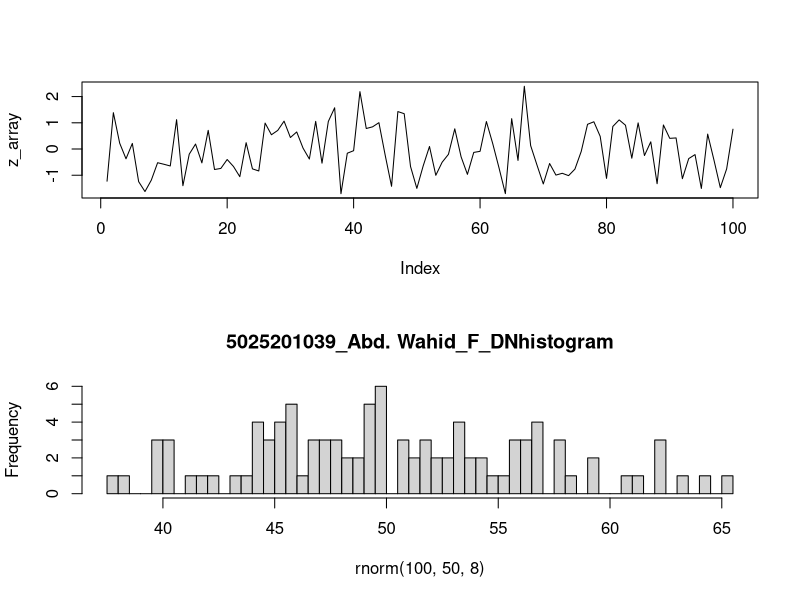

This chart was generated by the following R code:
#6a
x1 = 0
x2 = 0
n = 100
m = 50
sd = 8

par(mfrow = c(2,1))
data = rnorm(n=n, mean=m, sd=sd)
z_array = c()

for (d in data)
{
  z = (d - m)/sd
  z_array = append(z_array, z)
  
  if (d < m)
  {
    x1 = x1 + 1
  }
  else
  {
    x2 = x2 + 1
  }
}


result = plot(z_array, type='l')

paste("Rata-rata adalah", m)
paste("x1 adalah", x1)
paste("x2 adalah", x2)

#6b
h = hist(rnorm(100, 50, 8), breaks = 50, main="5025201039_Abd. Wahid_F_DNhistogram")

#6c
varian = sd*sd
paste("varian adalah", varian)